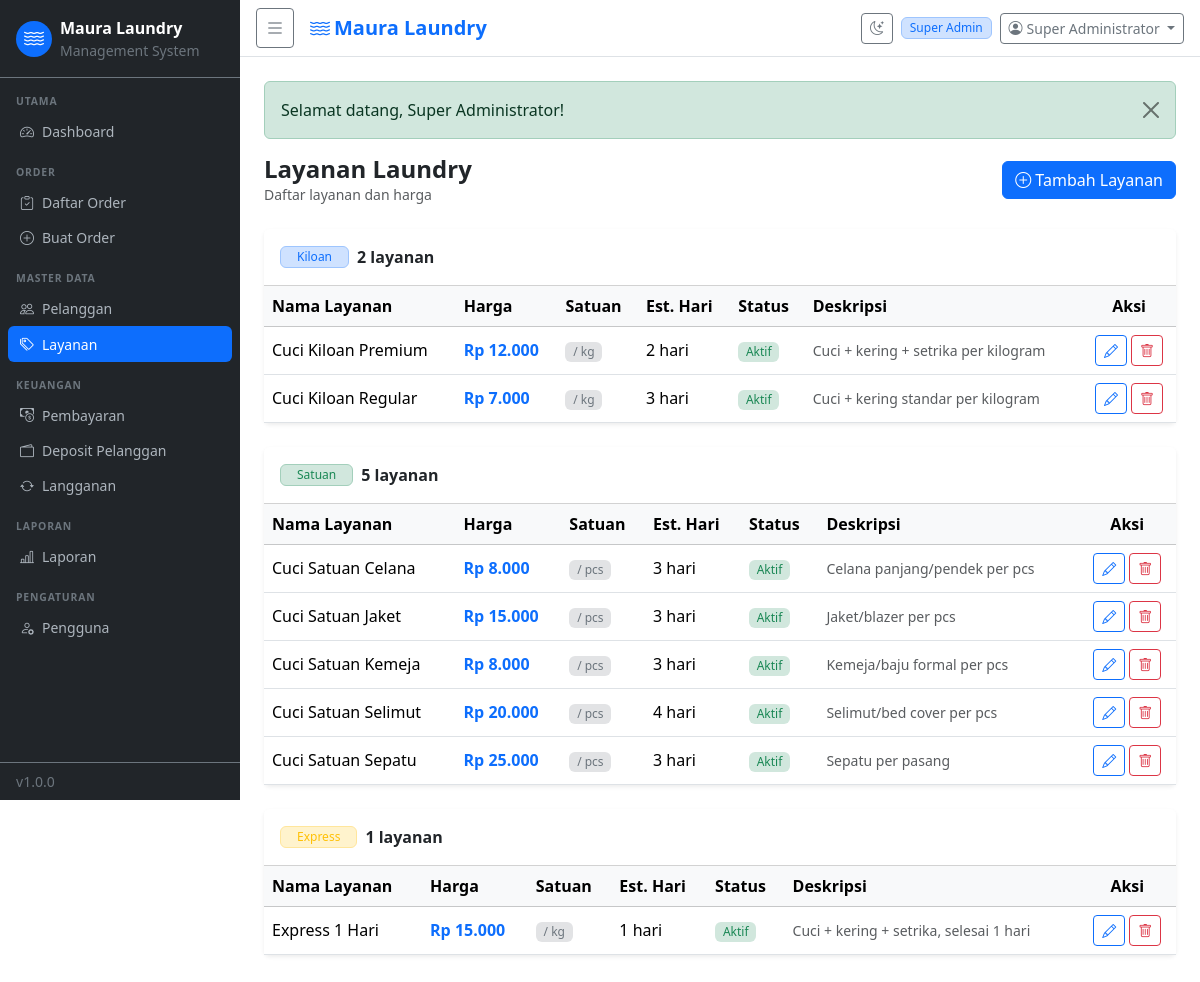
The app's page /pages/services/index.php (signed in) with its own data.
### tables this page shows
CREATE TABLE `users` (
  `id` int(11) NOT NULL AUTO_INCREMENT,
  `role_id` int(11) NOT NULL,
  `name` varchar(100) NOT NULL,
  `username` varchar(50) NOT NULL,
  `email` varchar(150) NOT NULL,
  `phone` varchar(20) DEFAULT NULL,
  `password` varchar(255) NOT NULL,
  `email_verified` tinyint(1) NOT NULL DEFAULT 0,
  `email_token` varchar(100) DEFAULT NULL,
  `reset_token` varchar(100) DEFAULT NULL,
  `reset_expires` datetime DEFAULT NULL,
  `is_active` tinyint(1) NOT NULL DEFAULT 1,
  `created_at` datetime DEFAULT CURRENT_TIMESTAMP,
  PRIMARY KEY (`id`),
  UNIQUE KEY `username` (`username`),
  UNIQUE KEY `email` (`email`),
  KEY `role_id` (`role_id`),
  CONSTRAINT `u_role` FOREIGN KEY (`role_id`) REFERENCES `roles` (`id`)
);

CREATE TABLE `roles` (
  `id` int(11) NOT NULL AUTO_INCREMENT,
  `name` varchar(50) NOT NULL,
  `description` varchar(255) DEFAULT NULL,
  `created_at` datetime DEFAULT CURRENT_TIMESTAMP,
  PRIMARY KEY (`id`),
  UNIQUE KEY `name` (`name`)
);

CREATE TABLE `services` (
  `id` int(11) NOT NULL AUTO_INCREMENT,
  `name` varchar(100) NOT NULL,
  `type` enum('kiloan','satuan','express') NOT NULL,
  `price` decimal(10,2) NOT NULL,
  `unit` varchar(20) NOT NULL DEFAULT 'kg',
  `duration_days` int(11) NOT NULL DEFAULT 3,
  `description` text DEFAULT NULL,
  `is_active` tinyint(1) NOT NULL DEFAULT 1,
  `created_at` datetime DEFAULT CURRENT_TIMESTAMP,
  PRIMARY KEY (`id`)
);

### includes/auth.php (called while the page is built, shortened)
<?php
function is_logged_in(): bool {
    return !empty($_SESSION['user_id']);
}
function current_user(): ?array {
    static $user = null;
    if ($user === null) {
        $db   = db();
        $stmt = $db->prepare(
            "SELECT u.*, r.name AS role_name FROM users u
             JOIN roles r ON r.id = u.role_id
             WHERE u.id = ? AND u.is_active = 1"
        );
        $stmt->bind_param('i', $_SESSION['user_id']);
        $stmt->execute();
        $user = $stmt->get_result()->fetch_assoc();
    }
    return $user;
}
function user_permissions(): array {
    static $perms = null;
    if ($perms !== null) return $perms;
    $user = current_user();
    $db   = db();
    $stmt = $db->prepare(
        "SELECT p.name FROM permissions p
         JOIN role_permissions rp ON rp.permission_id = p.id
         WHERE rp.role_id = ?"
    );
    $stmt->bind_param('i', $user['role_id']);
    $stmt->execute();
    $result = $stmt->get_result();
    $perms  = [];
    while ($row = $result->fetch_assoc()) {
        $perms[] = $row['name'];
    }
    return $perms;
}
function can(string $permission): bool {
    return in_array($permission, user_permissions(), true);
}
function require_permission(string $permission): void {
    if (!can($permission)) {
        flash('error', 'Anda tidak memiliki akses ke halaman ini.');
        redirect(APP_URL . '/pages/dashboard.php');
    }
}

### includes/functions.php (called while the page is built, shortened)
<?php
function csrf_token(): string {
    return $_SESSION['csrf_token'];
}
function get_flash(): ?array {
    $f = $_SESSION['flash'] ?? null;
    return $f;
}
function idr(float $amount): string {
    return 'Rp ' . number_format($amount, 0, ',', '.');
}
function h(string $s): string {
    return htmlspecialchars($s, ENT_QUOTES, 'UTF-8');
}

### pages/services/index.php (the view, shortened to what this page needs)
<?php
require_once __DIR__ . '/../../../includes/functions.php';
require_once __DIR__ . '/../../../includes/auth.php';
require_permission('services.view');
$db = db();
$services = $db->query("SELECT * FROM services ORDER BY type, name")->fetch_all(MYSQLI_ASSOC);
require_once __DIR__ . '/../../includes/header.php';
?>
<div class="d-flex justify-content-between align-items-center mb-4">
  <div><h4 class="fw-bold mb-0">Layanan Laundry</h4><p class="text-muted small mb-0">Daftar layanan dan harga</p></div>
  <?php if (can('services.create')): ?>
  <a href="<?= APP_URL ?>/pages/services/create.php" class="btn btn-primary"><i class="bi bi-plus-circle me-1"></i>Tambah Layanan</a>
  <?php endif; ?>
</div>
<?php
$grouped = [];
foreach ($services as $s) $grouped[$s['type']][] = $s;
$type_labels = ['kiloan' => 'Kiloan', 'satuan' => 'Satuan', 'express' => 'Express'];
$type_colors = ['kiloan' => 'primary', 'satuan' => 'success', 'express' => 'warning'];
foreach ($grouped as $type => $list):
?>
<div class="card border-0 shadow-sm mb-4">
  <div class="card-header bg-white d-flex align-items-center gap-2 py-3">
    <span class="badge bg-<?= $type_colors[$type] ?? 'secondary' ?>-subtle text-<?= $type_colors[$type] ?? 'secondary' ?> border border-<?= $type_colors[$type] ?? 'secondary' ?>-subtle px-3"><?= $type_labels[$type] ?? $type ?></span>
    <span class="fw-semibold"><?= count($list) ?> layanan</span>
  </div>
  <div class="card-body p-0">
    <table class="table table-hover align-middle mb-0">
      <thead class="table-light">
        <tr><th>Nama Layanan</th><th>Harga</th><th>Satuan</th><th>Est. Hari</th><th>Status</th><th>Deskripsi</th><?php if (can('services.edit')): ?><th class="text-center">Aksi</th><?php endif; ?></tr>
      </thead>
      <tbody>
      <?php foreach ($list as $s): ?>
        <tr>
          <td class="fw-medium"><?= h($s['name']) ?></td>
          <td class="fw-bold text-primary"><?= idr($s['price']) ?></td>
          <td><span class="badge bg-secondary-subtle text-secondary">/ <?= h($s['unit']) ?></span></td>
          <td><?= $s['duration_days'] ?> hari</td>
          <td><?= $s['is_active'] ? '<span class="badge bg-success-subtle text-success">Aktif</span>' : '<span class="badge bg-secondary-subtle text-secondary">Nonaktif</span>' ?></td>
          <td class="text-muted small"><?= h($s['description'] ?? '-') ?></td>
          <?php if (can('services.edit')): ?>
          <td class="text-center">
            <div class="d-flex gap-1 justify-content-center">
              <a href="<?= APP_URL ?>/pages/services/edit.php?id=<?= $s['id'] ?>" class="btn btn-sm btn-outline-primary"><i class="bi bi-pencil"></i></a>
              <?php if (can('services.delete')): ?>
              <a href="<?= APP_URL ?>/pages/services/delete.php?id=<?= $s['id'] ?>&csrf=<?= csrf_token() ?>"
                 class="btn btn-sm btn-outline-danger" data-confirm="Hapus layanan ini?"><i class="bi bi-trash"></i></a>
              <?php endif; ?>
            </div>
          </td>
          <?php endif; ?>
        </tr>
      <?php endforeach; ?>
      </tbody>
    </table>
  </div>
</div>
<?php endforeach; ?>
<?php require_once __DIR__ . '/../../includes/footer.php'; ?>

### includes/header.php (shortened to what this page needs)
<?php
$user  = current_user();
$flash = get_flash();
?>
<!DOCTYPE html>
<html lang="id">
<head>
  <link rel="stylesheet" href="https://cdn.jsdelivr.net/npm/bootstrap@5.3.8/dist/css/bootstrap.min.css">
  <link rel="stylesheet" href="https://cdn.jsdelivr.net/npm/bootstrap-icons@1.13.2/font/bootstrap-icons.min.css">
  <link rel="stylesheet" href="<?= APP_URL ?>/assets/css/style.css">
</head>
<body>
<div class="wrapper d-flex">
  <?php require_once __DIR__ . '/sidebar.php'; ?>
  <div class="main-content flex-grow-1">
    <nav class="navbar navbar-expand-lg navbar-light bg-white border-bottom px-3 py-2">
      <button class="btn btn-sm btn-outline-secondary me-3" id="sidebarToggle">
        <i class="bi bi-list fs-5"></i>
      </button>
      <span class="navbar-brand mb-0 fw-semibold text-primary">
        <i class="bi bi-water me-1"></i><?= APP_NAME ?>
      </span>
      <div class="ms-auto d-flex align-items-center gap-2">
        <button class="btn btn-sm btn-outline-secondary" id="darkToggle" title="Toggle tema">
          <i class="bi bi-moon-stars"></i>
        </button>
        <span class="badge bg-primary-subtle text-primary border border-primary-subtle">
          <?= h($user['role_name'] ?? '') ?>
        </span>
        <div class="dropdown">
          <button class="btn btn-sm btn-outline-secondary dropdown-toggle" data-bs-toggle="dropdown">
            <i class="bi bi-person-circle me-1"></i><?= h($user['name'] ?? '') ?>
          </button>
        </div>
      </div>
    </nav>
    <div class="p-4">
      <?php if ($flash): ?>
        <div class="alert alert-<?= $flash['type'] === 'error' ? 'danger' : h($flash['type']) ?> alert-dismissible fade show" role="alert">
          <?= h($flash['message']) ?>
          <button type="button" class="btn-close" data-bs-dismiss="alert"></button>
        </div>
      <?php endif; ?>

### includes/sidebar.php
<?php
$current = $_SERVER['PHP_SELF'];
function nav_link(string $href, string $icon, string $label, string $current): string {
    $active = (strpos($current, $href) !== false) ? ' active' : '';
    return '<li class="nav-item">
      <a class="nav-link' . $active . '" href="' . APP_URL . $href . '">
        <i class="bi bi-' . $icon . ' me-2"></i>' . $label . '
      </a>
    </li>';
}
?>
<nav id="sidebar" class="sidebar bg-dark text-white d-flex flex-column">
  <div class="sidebar-header px-3 py-3 border-bottom border-secondary">
    <div class="d-flex align-items-center gap-2">
      <div class="bg-primary rounded-circle d-flex align-items-center justify-content-center" style="width:36px;height:36px">
        <i class="bi bi-water text-white fs-5"></i>
      </div>
      <div>
        <div class="fw-bold">Maura Laundry</div>
        <div class="small text-secondary">Management System</div>
      </div>
    </div>
  </div>
  <ul class="nav flex-column px-2 py-3 flex-grow-1 overflow-auto">
    <li class="nav-item-label px-2 mb-1 small text-uppercase text-secondary fw-semibold" style="font-size:.65rem;letter-spacing:.08em">Utama</li>
    <?= nav_link('/pages/dashboard.php', 'speedometer2', 'Dashboard', $current) ?>
    <?php if (can('orders.view')): ?>
    <li class="nav-item-label px-2 mt-3 mb-1 small text-uppercase text-secondary fw-semibold" style="font-size:.65rem;letter-spacing:.08em">Order</li>
    <?= nav_link('/pages/orders/index.php',  'clipboard-check', 'Daftar Order', $current) ?>
    <?php if (can('orders.create')): ?>
    <?= nav_link('/pages/orders/create.php', 'plus-circle',     'Buat Order', $current) ?>
    <?php endif; ?>
    <?php endif; ?>
    <?php if (can('customers.view')): ?>
    <li class="nav-item-label px-2 mt-3 mb-1 small text-uppercase text-secondary fw-semibold" style="font-size:.65rem;letter-spacing:.08em">Master Data</li>
    <?= nav_link('/pages/customers/index.php', 'people',       'Pelanggan', $current) ?>
    <?php endif; ?>
    <?php if (can('services.view')): ?>
    <?= nav_link('/pages/services/index.php',  'tags',         'Layanan', $current) ?>
    <?php endif; ?>
    <?php if (can('payments.view')): ?>
    <li class="nav-item-label px-2 mt-3 mb-1 small text-uppercase text-secondary fw-semibold" style="font-size:.65rem;letter-spacing:.08em">Keuangan</li>
    <?= nav_link('/pages/payments/index.php', 'cash-coin', 'Pembayaran', $current) ?>
    <?php endif; ?>
    <?php if (can('deposits.view')): ?>
    <?= nav_link('/pages/deposits/index.php', 'wallet2', 'Deposit Pelanggan', $current) ?>
    <?php endif; ?>
    <?php if (can('subscriptions.view')): ?>
    <?= nav_link('/pages/subscriptions/index.php', 'arrow-repeat', 'Langganan', $current) ?>
    <?php endif; ?>
    <?php if (can('reports.view')): ?>
    <li class="nav-item-label px-2 mt-3 mb-1 small text-uppercase text-secondary fw-semibold" style="font-size:.65rem;letter-spacing:.08em">Laporan</li>
    <?= nav_link('/pages/reports/index.php', 'bar-chart-line', 'Laporan', $current) ?>
    <?php endif; ?>
    <?php if (can('users.manage')): ?>
    <li class="nav-item-label px-2 mt-3 mb-1 small text-uppercase text-secondary fw-semibold" style="font-size:.65rem;letter-spacing:.08em">Pengaturan</li>
    <?= nav_link('/pages/users/index.php', 'person-gear', 'Pengguna', $current) ?>
    <?php endif; ?>
  </ul>
  <div class="px-3 py-2 border-top border-secondary small text-secondary">
    v<?= APP_VERSION ?>
  </div>
</nav>

### includes/footer.php (shortened to what this page needs)
    </div>
  </div>
</div>
</body>
</html>

### assets/css/style.css (style rules this page uses)
:root { --sidebar-width: 240px; --sidebar-collapsed: 60px; --primary: #0d6efd; --page-bg: #f8f9fa; --card-bg: #ffffff; --text-primary: #212529; --border-color: #dee2e6; }
.wrapper { min-height: 100vh; }
.sidebar { width: var(--sidebar-width); min-height: 100vh; transition: width .25s ease; flex-shrink: 0; position: sticky; top: 0; height: 100vh; overflow-y: auto; z-index: 100; }
.main-content { min-width: 0; }
.sidebar .nav-link { color: #adb5bd; border-radius: .375rem; padding: .45rem .75rem; font-size: .875rem; transition: background .15s, color .15s; display: flex; align-items: center; }
.sidebar .nav-link.active { background: var(--primary); color: #fff; }
.badge { font-size: .75em; font-weight: 500; }

### records on screen
users: role.name "Super Admin", name "Super Administrator"
services: name "Cuci Kiloan Premium", price "Rp 12.000", unit "kg", duration_days "2", is_active "Aktif", description "Cuci + kering + setrika per kilogram"
services: name "Cuci Kiloan Regular", price "Rp 7.000", unit "kg", duration_days "3", is_active "Aktif", description "Cuci + kering standar per kilogram"
services: name "Cuci Satuan Celana", price "Rp 8.000", unit "pcs", duration_days "3", is_active "Aktif", description "Celana panjang/pendek per pcs"
services: name "Cuci Satuan Jaket", price "Rp 15.000", unit "pcs", duration_days "3", is_active "Aktif", description "Jaket/blazer per pcs"
services: name "Cuci Satuan Kemeja", price "Rp 8.000", unit "pcs", duration_days "3", is_active "Aktif", description "Kemeja/baju formal per pcs"
services: name "Cuci Satuan Selimut", price "Rp 20.000", unit "pcs", duration_days "4", is_active "Aktif", description "Selimut/bed cover per pcs"
services: name "Cuci Satuan Sepatu", price "Rp 25.000", unit "pcs", duration_days "3", is_active "Aktif", description "Sepatu per pasang"
services: name "Express 1 Hari", price "Rp 15.000", unit "kg", duration_days "1", is_active "Aktif", description "Cuci + kering + setrika, selesai 1 hari"

### other values on screen
$label "Dashboard Daftar Order Buat Order Pelanggan Layanan Pembayaran Deposit Pelanggan Langganan Laporan Pengguna"
APP_VERSION "1.0.0"
APP_NAME "Maura Laundry"
$flash['message'] "Selamat datang, Super Administrator!"
$type_labels[$type] "Kiloan"
count($list) "2"
$type_labels[$type] "Satuan"
count($list) "5"
$type_labels[$type] "Express"
count($list) "1"
